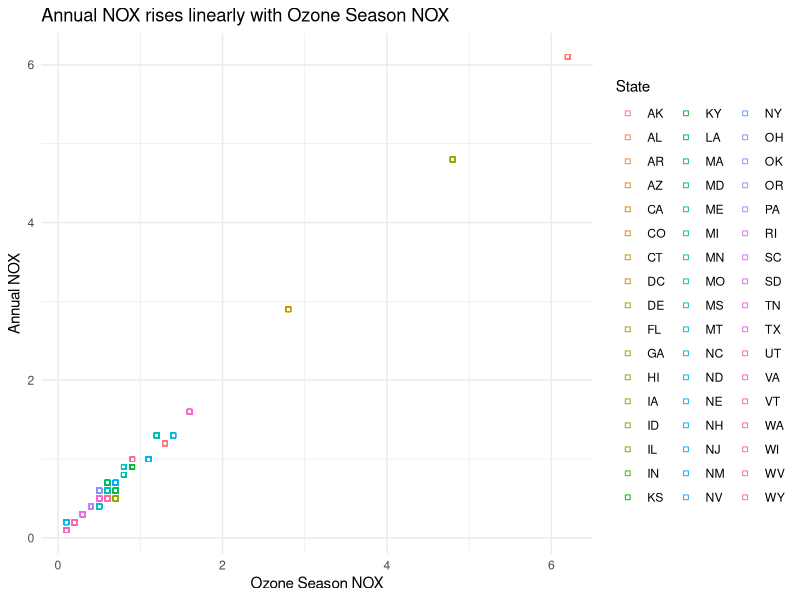
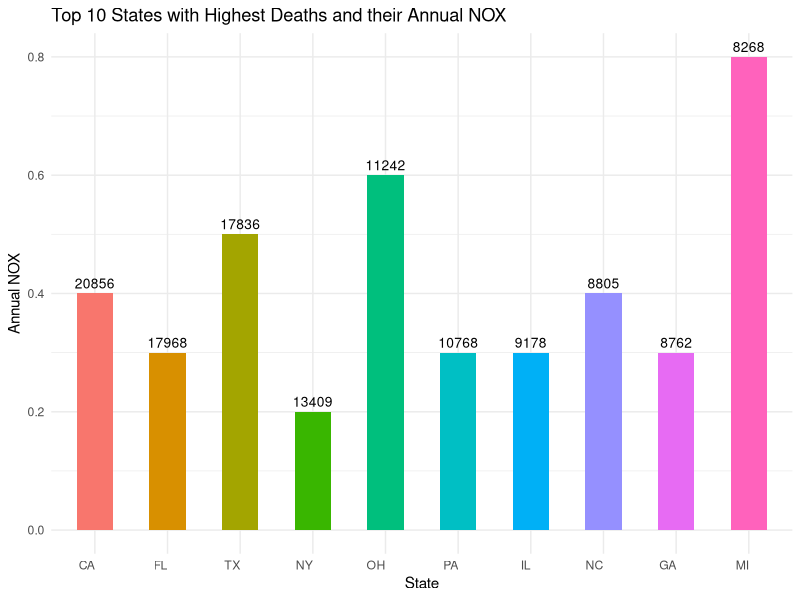

Write the R code that produced these figures, in order.
## ---- chunk 1

library(readr)

## ---- chunk 2

State_Output_Emission_Rates_2021 <- read_csv("State Output Emission Rates 2021.csv")

Underlying_Causes_of_Death_2021 <- read_csv("Underlying Causes of Death 2021.csv")

## ---- chunk 3

# Merge the datasets based on state

merged <- merge(State_Output_Emission_Rates_2021, Underlying_Causes_of_Death_2021, by= "State")

# Select variables for analysis

data <- merged[, c("State", "Annual NOX", "Ozone Season NOX", "Cause of death", "Population", "Total Deaths")]

## ---- chunk 4

#Description: This plot shows how in year 2021 the Annual Nitrogen oxides emissions in the United States rose linearly with Ozone Season Nitrogen oxides emissions. It helps to understand the how air pollution rises by ozone layer. I do not think I will modify anything in this graph in the final report.

library(ggplot2)

ggplot(data) +
  aes(
    x = `Ozone Season NOX`,
    y = `Annual NOX`,
    colour = State
  ) +
  geom_point(shape = "square filled", size = 1.5) +
  scale_color_hue(direction = 1) +
  labs(
    title = "Annual NOX rises linearly with Ozone Season NOX"
  ) +
  theme_minimal()

## ---- chunk 5

#Description: This bar chart shows the top 10 states in the United States that had the most deaths from respiratory diseases caused by air pollution in 2021. It helps us understand how air pollution affects the number of people who die from respiratory problems. The states are ranked from highest to lowest based on the total number of deaths. The chart highlights the connection between high levels of air pollution and increased respiratory-related deaths. I won't be changing anything in this graph for my final report.

library(dplyr)
library(ggplot2)

top_states <- data %>%
  top_n(10, `Total Deaths`)

# Convert State to an ordered factor based on Total Deaths
top_states$State <- factor(top_states$State, levels = top_states$State[order(top_states$`Total Deaths`, decreasing = TRUE)])

# Create the plot
ggplot(top_states, aes(x = State, y = `Annual NOX`, fill = State)) +
  geom_bar(stat = "identity", width = 0.5) +
  labs(x = "State", y = "Annual NOX", fill = "State") +
  geom_text(aes(label = `Total Deaths`), vjust = -0.5, size = 3.5) +
  theme_minimal() +
  theme(axis.text.x = element_text(angle = 0, hjust = 1)) +
  scale_fill_discrete(guide = FALSE) +
  ggtitle("Top 10 States with Highest Deaths and their Annual NOX")

## ---- chunk 6

#Based on the initial EDA, it can be inferred that there is a relationship between poor air quality and poor respiratory health. The visualizations help viewers understand how air pollution impacts health across different states, depending on their air quality level.

